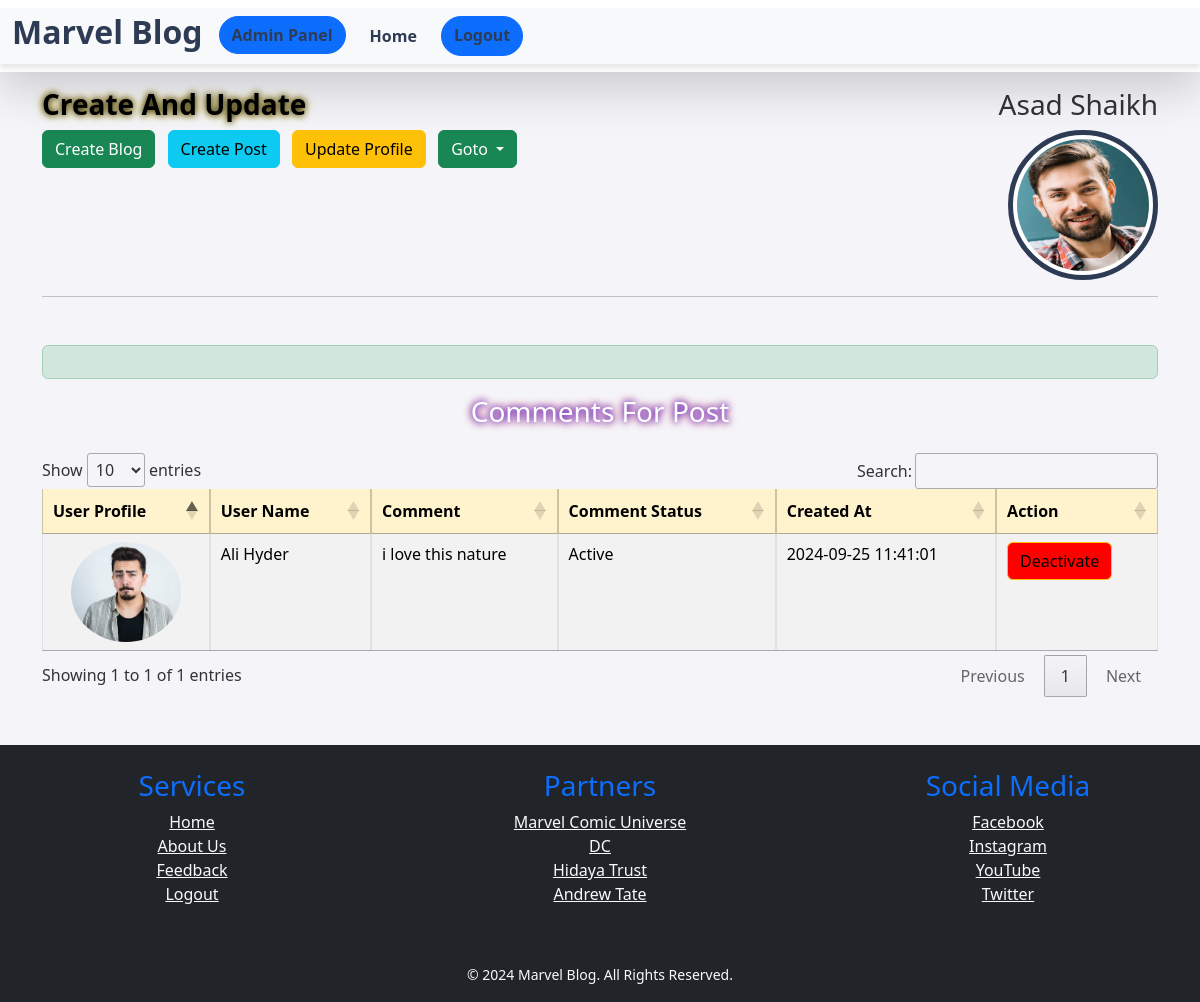
The app's page /Admin/post_comments.php?post_id=27 (signed in) with its own data.
### tables this page shows
CREATE TABLE `post_comment` (
  `post_comment_id` int(11) NOT NULL AUTO_INCREMENT,
  `post_id` int(11) DEFAULT NULL,
  `user_id` int(11) DEFAULT NULL,
  `comment` text DEFAULT NULL,
  `is_active` enum('Active','InActive') DEFAULT NULL,
  `created_at` timestamp NOT NULL DEFAULT current_timestamp() ON UPDATE current_timestamp(),
  PRIMARY KEY (`post_comment_id`),
  KEY `user_id` (`user_id`),
  KEY `post_id` (`post_id`),
  CONSTRAINT `post_comment_ibfk_1` FOREIGN KEY (`user_id`) REFERENCES `user` (`user_id`) ON DELETE CASCADE ON UPDATE CASCADE,
  CONSTRAINT `post_comment_ibfk_2` FOREIGN KEY (`post_id`) REFERENCES `post` (`post_id`) ON DELETE CASCADE ON UPDATE CASCADE
);

CREATE TABLE `user` (
  `user_id` int(11) NOT NULL AUTO_INCREMENT,
  `role_id` int(11) DEFAULT NULL,
  `first_name` varchar(50) NOT NULL,
  `last_name` varchar(50) NOT NULL,
  `email` varchar(50) DEFAULT NULL,
  `password` text NOT NULL,
  `gender` enum('Male','Female') DEFAULT NULL,
  `date_of_birth` date DEFAULT NULL,
  `user_image` text DEFAULT NULL,
  `address` text DEFAULT NULL,
  `is_approved` enum('Pending','Approved','Rejected') DEFAULT 'Pending',
  `is_active` enum('Active','InActive') DEFAULT NULL,
  `created_at` timestamp NOT NULL DEFAULT current_timestamp() ON UPDATE current_timestamp(),
  `updated_at` timestamp NULL DEFAULT NULL,
  PRIMARY KEY (`user_id`),
  KEY `role_id` (`role_id`),
  CONSTRAINT `user_ibfk_1` FOREIGN KEY (`role_id`) REFERENCES `role` (`role_id`) ON DELETE CASCADE ON UPDATE CASCADE
);

### database_class.php (called while the page is built, shortened)
<?php
	class Database implements DatabaseDriver{
		public $connection;
		public function __construct($hostname,$username,$password,$database){
			$this->hostname = $hostname;
			$this->username = $username;
			$this->password = $password;
			$this->database = $database;
			$this->connection =  mysqli_connect($this->hostname,$this->username,$this->password,$this->database);
		}
		public function execute_query($query){
			$this->query = $query;
			return $this->result = mysqli_query($this->connection,$this->query);
		}
	}

### Admin/post_comments.php (the view, shortened to what this page needs)
<?php
include_once('../HF/header.php');
require_once "../database_class.php";
$database = new Database(HOST_NAME, USER_NAME, PASSWORD, DATABASE);
?>
<div class="container mt-5">
    <div class="alert alert-success" role="alert">
    </div>
    <h3 class="text-white font-weight-bold text-center mb-4" style="text-shadow: 0 0 7px #0000FF, 0 0 10px red;">
        Comments For Post
    </h3>
    <table id="myTable" class="table table-striped table-bordered">
        <thead class="table-warning">
            <tr>
                <th>User Profile</th>
                <th>User Name</th>
                <th>Comment</th>
                <th>Comment Status</th>
                <th>Created At</th>
                <th>Action</th>
            </tr>
        </thead>
        <tbody>
            <?php
            if (isset($_REQUEST['post_id'])) {
                extract($_REQUEST);
                $query = "SELECT
                    user.first_name,
                    user.last_name,
                    user.user_image,
                    post_comment.comment,
                    post_comment.created_at,
                    post_comment.is_active,
                    post_comment.post_comment_id
                FROM
                    post_comment
                INNER JOIN user
                    ON post_comment.user_id = user.user_id
                WHERE post_id = '{$post_id}'";
                $result = $database->execute_query($query);
                if ($result->num_rows > 0) {
                    while ($row = mysqli_fetch_assoc($result)) {
            ?>
            <tr>
                <td align="center">
                    <img height="100px" style="border-radius: 50%;" src="../<?= $row['user_image'] ?>" alt="User Image">
                </td>
                <td><?= $row['first_name'] . " " . $row['last_name'] ?></td>
                <td><?= $row['comment'] ?></td>
                <td><?= $row['is_active'] ?></td>
                <td><?= $row['created_at'] ?></td>
                <td>
                    <form action="process.php?action=active_comment" method="post">
                        <button type="submit" class="btn btn-<?= $row['is_active'] == 'Active' ? 'warning' : 'success'; ?>">
                            <?= $row['is_active'] == 'Active' ? 'Deactivate' : 'Activate'; ?>
                        </button>
                    </form>
                </td>
            </tr>
            <?php
                    }
                } else {
                    echo '<tr><td colspan="6" class="text-center">No comments found for this post.</td></tr>';
                }
            }
            ?>
        </tbody>
    </table>
</div>
<?php
include_once('../HF/footer.php');
?>

### css/style.css (style rules this page uses)
body { background-color: #f4f4f9; color: #333; }

### HF/header.php (style rules this page uses)
button { padding: 10px 15px; border: none; cursor: pointer; font-size: 16px; border-radius: 5px; color: #fff; transition: background-color 0.3s ease; }
button[type="submit"]:not([value="InActive"]) { background-color: red; }

### records on screen
post_comment: user.user_image (picture), user.first_name "Ali", user.last_name "Hyder", comment "i love this nature", is_active "Active", created_at "2024-09-25 11:41:01", shows "Deactivate"

### other values on screen
$_SESSION['data']['first_name'] "Asad"
$_SESSION['data']['last_name'] "Shaikh"
